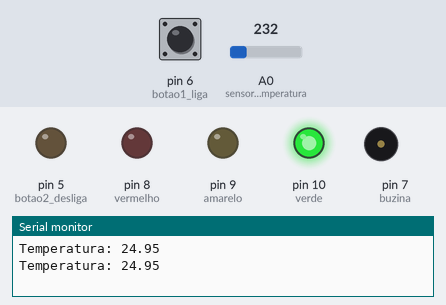
Bench run of a sketch on a simulated Arduino Uno, built with avr-gcc and run on an emulated ATmega328P. On the bench: output pins drawn as LEDs (lit = HIGH), buzzer (waves = sounding), the last lines printed to the serial monitor. The inputs (shaded band) are chosen by the test bench; at power-on: A0 (sensor_temperatura) = 232, pin 6 (botao1_liga) LOW.

Above: at 1.8 s.
1.9 s: A0 (sensor_temperatura) set to 276
At 3.4 s:
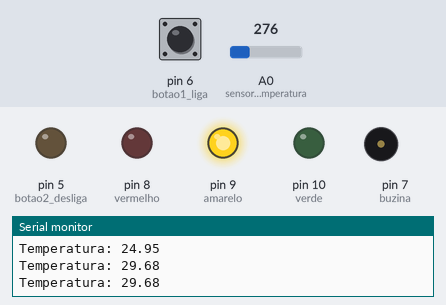
4.5 s: A0 (sensor_temperatura) set to 290
At 6.9 s:
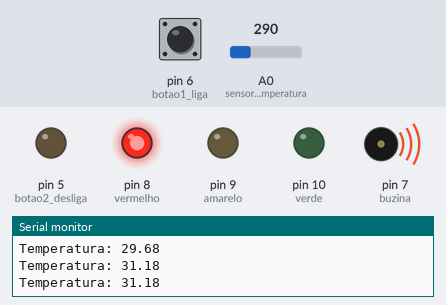
7.5 s: A0 (sensor_temperatura) set to 266
At 9.3 s:
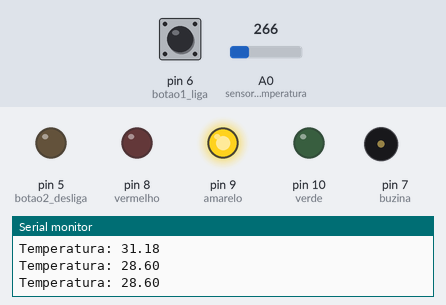
10.5 s: A0 (sensor_temperatura) set to 250
At 12.8 s:
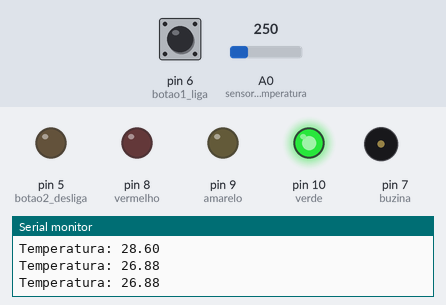
Timing chart, 0 to 14.3 s (numbered marks = the images above; inputs shaded):
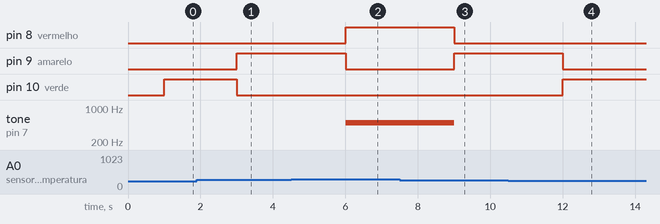

Measured:
- the behaviour switches between 260 and 261 on A0 (sensor_temperatura) (found by bisection; images 0 and 1)
- after the input at 1.9 s, pin 9 (amarelo): LOW → HIGH after 1.1 s; pin 10 (verde): HIGH → LOW after 1.1 s
- after the input at 4.5 s, pin 8 (vermelho): LOW → HIGH after 1.5 s; pin 9 (amarelo): HIGH → LOW after 1.5 s; tone on pin 7 (buzina): silent → 500 Hz after 1.5 s
- after the input at 7.5 s, pin 8 (vermelho): HIGH → LOW after 1.5 s; pin 9 (amarelo): LOW → HIGH after 1.5 s; tone on pin 7 (buzina): 500 Hz → silent after 1.5 s
- after the input at 10.5 s, pin 9 (amarelo): HIGH → LOW after 1.5 s; pin 10 (verde): LOW → HIGH after 1.5 s

The sketch:

SensordeAlarmeCPD.ino
```cpp
// && = E/AND
// || = OU/OR
//Sensor temperetura

const int sensor_temperatura = A0;
const int botao1_liga = 6;
const int botao2_desliga = 5;

int leitura_sensor;
float temperatura;
int vermelho = 8;
int amarelo = 9;
int verde = 10;
int buzina = 7;
int estadodobotao1_liga = LOW;
int estadodobotao2_desliga = LOW;

void setup() {
  analogReference (INTERNAL);
  Serial.begin(9600);

  pinMode (verde, OUTPUT);
  pinMode (amarelo, OUTPUT);
  pinMode (vermelho, OUTPUT);
  pinMode (buzina, OUTPUT);
  pinMode (botao1_liga, INPUT);
  pinMode (botao2_desliga, OUTPUT);
}
// RESUMIR CÓDIGO
void liga_alarme()
{
    digitalWrite (verde, LOW);
    digitalWrite (amarelo, LOW);
    digitalWrite (vermelho, HIGH);
    tone (buzina, 500);

}

void desliga_alarme_amarelo()
{
    digitalWrite (verde, LOW);
    digitalWrite (amarelo, HIGH);
    digitalWrite (vermelho, LOW);
  noTone (buzina);

}

void desliga_alarme_verde()
{
digitalWrite (verde, HIGH);
digitalWrite (amarelo, LOW);
digitalWrite (vermelho, LOW);
noTone (buzina);

}


void loop() {
  leitura_sensor = analogRead(sensor_temperatura);
  temperatura = leitura_sensor * 0.1075268817204301;
  Serial.print("Temperatura: ");
  Serial.println(temperatura);
  delay(1000);

  estadodobotao1_liga = digitalRead(botao1_liga);
  estadodobotao2_desliga = digitalRead(botao2_desliga);

  if (( temperatura <= 28 )){

    desliga_alarme_verde();

  }

  if (( temperatura > 28 && temperatura < 30 )){


    desliga_alarme_amarelo();
  }

  if ( temperatura >= 30 ){


    liga_alarme();
  }

 if (estadodobotao2_desliga == HIGH){

  desliga_alarme_verde();

}

    if (estadodobotao1_liga == HIGH)
    {
      while (estadodobotao2_desliga == LOW) {
        digitalWrite (vermelho, HIGH);
        digitalWrite (verde, LOW);
        digitalWrite (amarelo, LOW);
        tone (buzina, 900);
        estadodobotao2_desliga = digitalRead(botao2_desliga);

      }
    }
  }
```
